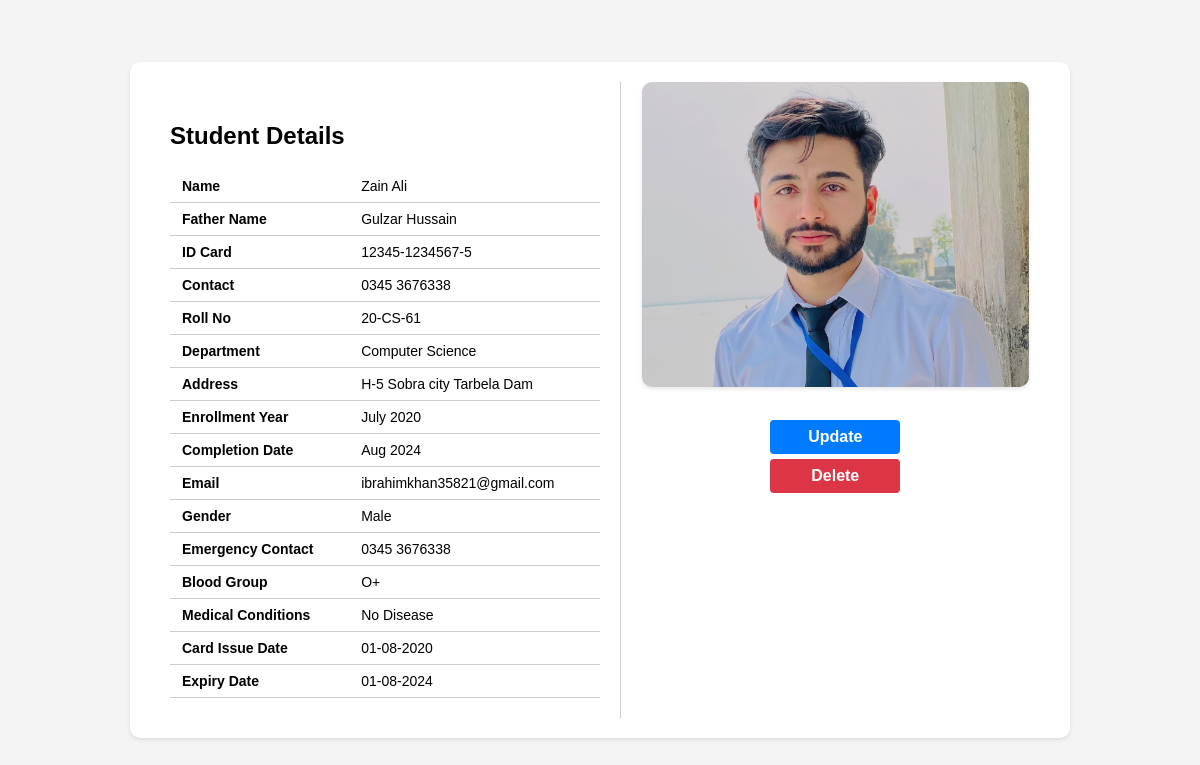
The app's page /student/full-details/5/ (signed in), older data.
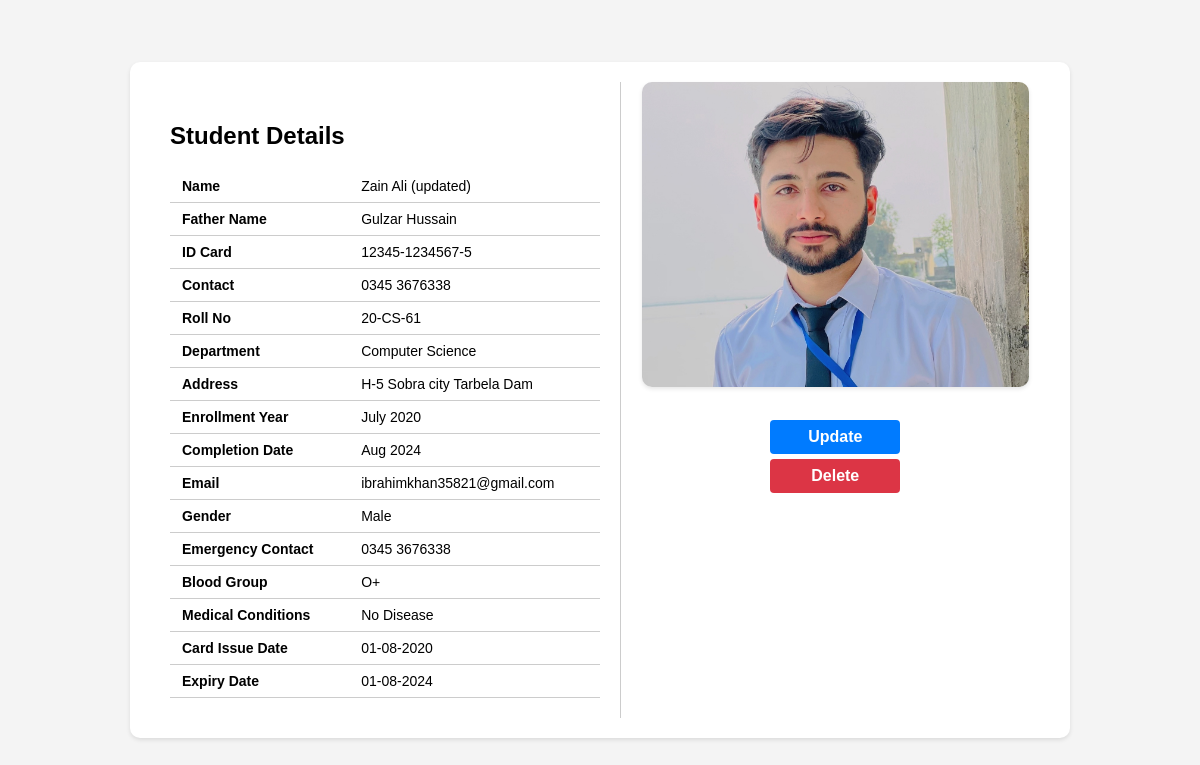
The same page, newer data.
### main/models.py (models this page shows, shortened)
class Student(models.Model):
    photo = models.ImageField(upload_to='images')
    student_name = models.CharField(max_length=50)
    father_name = models.CharField(max_length=50)
    dob = models.CharField(max_length=20)
    contact = models.CharField(max_length=20, null=True)
    roll_no = models.CharField(max_length=20)
    department = models.CharField(max_length=30)
    enrollment_year =  models.CharField(max_length=20)
    completion_date = models.CharField(max_length=20)
    email = models.EmailField()
    address = models.CharField(max_length=150)
    gender = models.CharField(max_length=10)
    emergency_contact = models.CharField(max_length=15)
    blood_group = models.CharField(max_length=5)
    medical_conditions = models.TextField()
    qr_code = models.ImageField(upload_to='qrcodes', blank=True)
    card_issue_date =  models.CharField(max_length=20)
    expiry_date =  models.CharField(max_length=20)
    id_card_number = models.CharField(max_length=20)
    created_at = models.DateTimeField(auto_now_add=True)
    updated_at = models.DateTimeField(auto_now=True)
    class Meta:
        ordering = ['-created_at']

### main/views.py (the view)
# urls.py: path('full-details/<str:pk>/',views.full_details,name='full_details'),
@login_required(login_url='login')
def full_details(request,pk):
    student = Student.objects.get(id=pk)
    context = {
        'student' : student,
    }
    return render(request,'main/full_details.html',context)

### main/templates/main/full_details.html (shortened to what this page needs)
{% load static %}
<head>
   <link rel="stylesheet" href="{% static 'css/full_details.css' %}">
</head>
<body>
    <div class="details-container">
        <div class="details-table">
            <h2>Student Details</h2>
            <table>
                <tr>
                    <th>Name</th>
                    <td>{{ student.student_name }}</td>
                </tr>
                <tr>
                    <th>Father Name</th>
                    <td>{{ student.father_name }}</td>
                </tr>
                <tr>
                    <th>ID Card</th>
                    <td>{{ student.id_card_number }}</td>
                </tr>
                <tr>
                    <th>Contact</th>
                    <td>{{ student.contact }}</td>
                </tr>
                <tr>
                    <th>Roll No</th>
                    <td>{{ student.roll_no }}</td>
                </tr>
                <tr>
                    <th>Department</th>
                    <td>{{ student.department }}</td>
                </tr>
                <tr>
                    <th>Address</th>
                    <td>{{ student.address }}</td>
                </tr>
                <tr>
                    <th>Enrollment Year</th>
                    <td>{{ student.enrollment_year }}</td>
                </tr>
                <tr>
                    <th>Completion Date</th>
                    <td>{{ student.completion_date }}</td>
                </tr>
                <tr>
                    <th>Email</th>
                    <td>{{ student.email }}</td>
                </tr>
                <tr>
                    <th>Gender</th>
                    <td>{{ student.gender }}</td>
                </tr>
                <tr>
                    <th>Emergency Contact</th>
                    <td>{{ student.emergency_contact }}</td>
                </tr>
                <tr>
                    <th>Blood Group</th>
                    <td>{{ student.blood_group }}</td>
                </tr>
                <tr>
                    <th>Medical Conditions</th>
                    <td>{{ student.medical_conditions }}</td>
                </tr>
                <tr>
                    <th>Card Issue Date</th>
                    <td>{{ student.card_issue_date }}</td>
                </tr>
                <tr>
                    <th>Expiry Date</th>
                    <td>{{ student.expiry_date }}</td>
                </tr>
            </table>
        </div>
        <div class="user-pic">
            <img src="{{ student.photo.url }}" alt="User"> <br>
            <a href="{% url 'update_student' student.id %}" class="update-btn" style="text-decoration: none;">Update</a>
            <a href="{% url 'delete_student' student.id %}" class="delete-btn" style="text-decoration: none;">Delete</a>
        </div>
    </div>
</body>

Row changes from the older to the newer data that the page shows:
changed Student "Gulzar Hussain": student_name "Zain Ali" → "Zain Ali (updated)"
